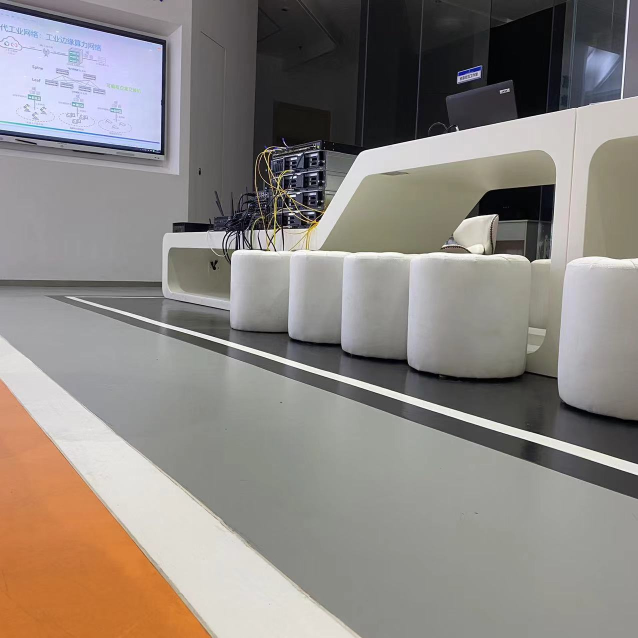
#> input picture script/1.jpg, 1276 x 1276 px, found by its file name (shown at 1/2 size)
$ python PILImage.py
#> lines starting #> are read from the running program, lines starting #| are printed output that depends on the picture
#!/usr/bin/env python3
from PIL import Image
from PIL import ImageDraw

# 读取一张图片
image = Image.open("/home/lxn/leetcode/script/1.jpg")
#> image is the input picture: PIL image 1276x1276 RGB; mean R, G, B 139.6, 133.8, 129.1
# 显示图片
image.show()
image_draw = ImageDraw.Draw(image)
# 画一条线
image_draw.line((10, 10, 100, 100), fill=(0, 255, 0), width=10)
# 绘制矩形
x1,y1,x2,y2 = 100,200,300,400
color_list = ["red", "green", "blue", "yellow", "black", "white"]
image_draw.rectangle(xy=(x1,y1,x2,y2), fill="red", width=5)
# 将绘制过的图片保存
image.save("/home/lxn/leetcode/script/output.jpg")
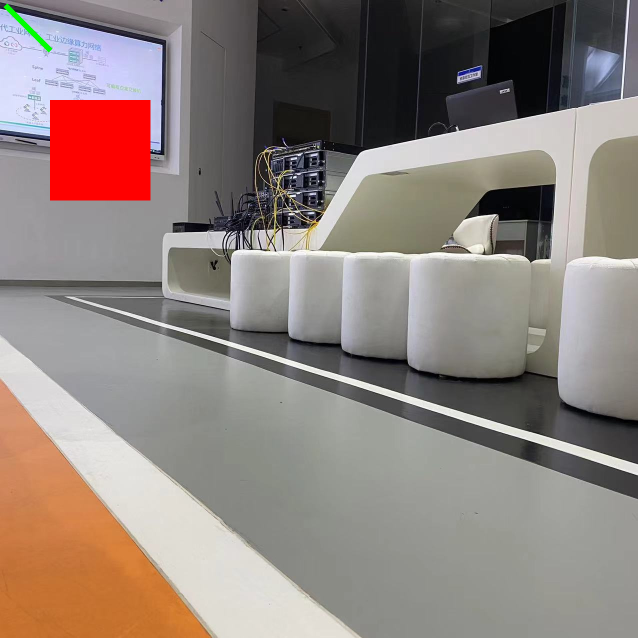
#> saved as output.jpg: PIL image 1276x1276 RGB (shown at 1/2 size); mean R, G, B 141.8, 129.7, 124.4
